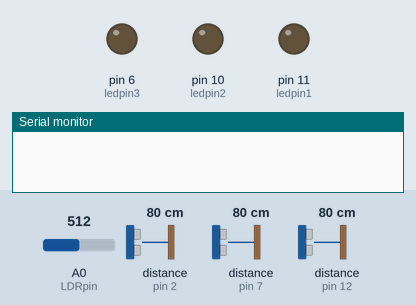
Simulated run of this sketch. Board: Arduino Uno, built with avr-gcc and run on an emulated ATmega328P. On the bench: output pins drawn as LEDs (lit = HIGH), the last lines printed to the serial monitor. Wiring (inferred from the names in the program): 3 × ultrasonic range finder: trigger pin 4, echo pin 2 / trigger pin 8, echo pin 7 / trigger pin 13, echo pin 12. Inputs (shaded band) come from the test bench; at power-on: distance to the obstacle (sensors on pin 2, pin 7, pin 12) 80 cm, A0 (LDRpin) = 512. The echo pulse lasts 58.3 µs per cm; pins used as bus, display or sensor lines are not drawn.

Above: at 1.2 s.
1.3 s: distance to the obstacle (sensor on pin 2) set to 18 cm
2.8 s: distance to the obstacle (sensor on pin 2) set to 15 cm
At 4.0 s:
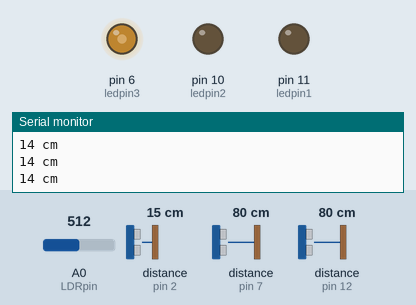
4.3 s: distance to the obstacle (sensor on pin 7) set to 18 cm
5.8 s: distance to the obstacle (sensor on pin 7) set to 14 cm
At 7.0 s:
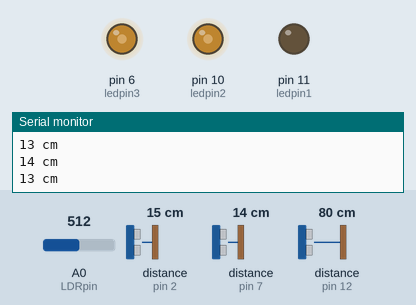
7.3 s: distance to the obstacle (sensor on pin 12) set to 19 cm
8.8 s: distance to the obstacle (sensor on pin 12) set to 14 cm
At 9.4 s:
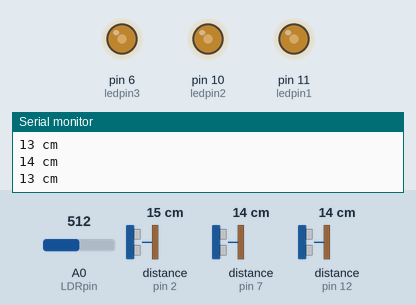
Timing chart, 0 to 11.4 s (numbered marks = the images above; inputs shaded):
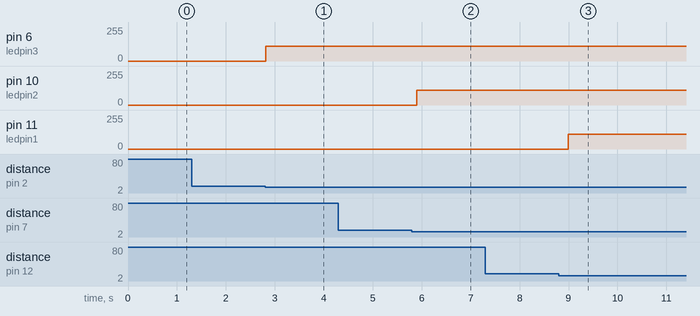

The sketch:

Automatic_Street_Lights_With_Intensity_Control.ino
```cpp
#define trigPin1 13
#define echoPin1 12
#define trigPin2 8
#define echoPin2 7
#define trigPin3 4
#define echoPin3 2
#define LDRpin A0
int ledpin1 = 11;
int ledpin2 = 10;
int ledpin3 = 6;
void setup() {
  Serial.begin (9600);
  pinMode(trigPin1, OUTPUT);
  pinMode(echoPin1, INPUT);
  pinMode(trigPin2,OUTPUT);
  pinMode(echoPin2,INPUT);
  pinMode(trigPin3,OUTPUT);
  pinMode(echoPin3,INPUT);
  pinMode(ledpin1,OUTPUT);
  pinMode(ledpin2,OUTPUT);
  pinMode(ledpin3,OUTPUT);
}
void loop()
{
//FIRST ULTRASOUND
  long duration1, distance1;
  digitalWrite(trigPin1, LOW);
  delayMicroseconds(2);
  digitalWrite(trigPin1, HIGH);
  delayMicroseconds(10);
  digitalWrite(trigPin1, LOW);
  duration1 = pulseIn(echoPin1, HIGH);
  distance1 = ((duration1)/2) / 29.1;

  //SECOND ULTRASOUND
  long duration2, distance2;
  digitalWrite(trigPin2, LOW);
  delayMicroseconds(2);
  digitalWrite(trigPin2, HIGH);
  delayMicroseconds(10);
  digitalWrite(trigPin2, LOW);
  duration2 = pulseIn(echoPin2, HIGH);
  distance2 = ((duration2)/2) / 29.1;

  //THIRD ULTRASOUND
  long duration3, distance3;
  digitalWrite(trigPin3, LOW);
  delayMicroseconds(2);
  digitalWrite(trigPin3, HIGH);
  delayMicroseconds(10);
  digitalWrite(trigPin3, LOW);
  duration3 = pulseIn(echoPin3, HIGH);
  distance3 = ((duration3)/2) / 29.1;

  // MAIN SEQUENCE START

  //SEQUENCE 1
  if((distance1)>=5 && (distance1)<=15)
  {
    Serial.print(distance1);
    Serial.println(" cm");
    int val1;
  val1=analogRead(LDRpin);
  val1=constrain (val1,190,760);
   int ledlevel1=map(val1,190,760,255,0);
   analogWrite ((ledpin1),ledlevel1);
   delay(100);
  }
   else if((distance2)>=5 && (distance2)<=15)
  {
    analogWrite((ledpin1),0);
  }

//SEQUENCE 2
if((distance2)>=5 && (distance2)<=15)
  {
    Serial.print(distance2);
    Serial.println(" cm");
    int val2;
  val2=analogRead(LDRpin);
  val2=constrain (val2,190,760);
   int ledlevel2=map(val2,190,760,255,0);
   analogWrite ((ledpin2),ledlevel2);
  delay(100);
  }
else if((distance3)>=5 && (distance3)<=15)
  {
    analogWrite((ledpin2),0);
  }

//SEQUENCE 3
  if((distance3)>=5 && (distance3)<=15)
  {
    Serial.print(distance3);
    Serial.println(" cm");
    int val3;
  val3=analogRead(LDRpin);
  val3=constrain (val3,190,760);
   int ledlevel3=map(val3,190,760,255,0);
   analogWrite ((ledpin3),ledlevel3);
   delay(100);
  }
  else
  {
    analogWrite((ledpin3),0);
  }
  }
```

Measured:
- the behaviour switches between 17 and 16 cm on distance to the obstacle (sensor on pin 2) (found by bisection; images 0 and 1)
- the behaviour switches between 17 and 16 cm on distance to the obstacle (sensor on pin 7) (found by bisection; images 1 and 2)
- the behaviour switches between 17 and 16 cm on distance to the obstacle (sensor on pin 12) (found by bisection; images 2 and 3)
- after the input at 1.3 s, every drawn part: stays the same
- after the input at 2.8 s, pin 6 (ledpin3): 0/255 → 111/255 at once
- after the input at 5.8 s, pin 10 (ledpin2): 0/255 → 111/255 after 0.10 s
- after the input at 8.8 s, pin 11 (ledpin1): 0/255 → 111/255 after 0.20 s
